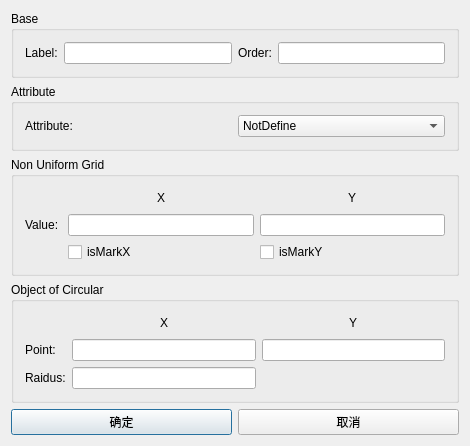
<?xml version="1.0" encoding="UTF-8"?>
<ui version="4.0">
 <class>Circular</class>
 <widget class="QDialog" name="Circular">
  <property name="geometry">
   <rect>
    <x>0</x>
    <y>0</y>
    <width>470</width>
    <height>381</height>
   </rect>
  </property>
  <property name="windowTitle">
   <string>Dialog</string>
  </property>
  <layout class="QGridLayout" name="gridLayout_3">
   <item row="0" column="0" colspan="2">
    <widget class="QGroupBox" name="groupBox">
     <property name="title">
      <string>Base</string>
     </property>
     <layout class="QHBoxLayout" name="horizontalLayout">
      <item>
       <widget class="QLabel" name="label">
        <property name="text">
         <string>Label:</string>
        </property>
       </widget>
      </item>
      <item>
       <widget class="QLineEdit" name="le_name"/>
      </item>
      <item>
       <widget class="QLabel" name="label_2">
        <property name="text">
         <string>Order:</string>
        </property>
       </widget>
      </item>
      <item>
       <widget class="QLineEdit" name="le_order"/>
      </item>
     </layout>
    </widget>
   </item>
   <item row="1" column="0" colspan="2">
    <widget class="QGroupBox" name="groupBox_2">
     <property name="title">
      <string>Attribute</string>
     </property>
     <layout class="QGridLayout" name="gridLayout_4">
      <item row="0" column="0">
       <widget class="QLabel" name="label_3">
        <property name="text">
         <string>Attribute:</string>
        </property>
       </widget>
      </item>
      <item row="0" column="1">
       <widget class="QComboBox" name="cb_attribute">
        <item>
         <property name="text">
          <string>NotDefine</string>
         </property>
        </item>
        <item>
         <property name="text">
          <string>Conductor</string>
         </property>
        </item>
        <item>
         <property name="text">
          <string>Custom</string>
         </property>
        </item>
        <item>
         <property name="text">
          <string>Void</string>
         </property>
        </item>
       </widget>
      </item>
      <item row="1" column="0" colspan="2">
       <layout class="QHBoxLayout" name="Layout_custom"/>
      </item>
     </layout>
    </widget>
   </item>
   <item row="2" column="0" colspan="2">
    <widget class="QGroupBox" name="groupBox_3">
     <property name="title">
      <string>Non Uniform Grid</string>
     </property>
     <layout class="QGridLayout" name="gridLayout">
      <item row="0" column="2">
       <widget class="QLabel" name="label_x">
        <property name="text">
         <string>X</string>
        </property>
       </widget>
      </item>
      <item row="1" column="0">
       <widget class="QLabel" name="label_4">
        <property name="text">
         <string>Value: </string>
        </property>
       </widget>
      </item>
      <item row="0" column="1">
       <spacer name="horizontalSpacer_2">
        <property name="orientation">
         <enum>Qt::Horizontal</enum>
        </property>
        <property name="sizeHint" stdset="0">
         <size>
          <width>40</width>
          <height>20</height>
         </size>
        </property>
       </spacer>
      </item>
      <item row="0" column="4">
       <spacer name="horizontalSpacer_3">
        <property name="orientation">
         <enum>Qt::Horizontal</enum>
        </property>
        <property name="sizeHint" stdset="0">
         <size>
          <width>40</width>
          <height>20</height>
         </size>
        </property>
       </spacer>
      </item>
      <item row="0" column="3">
       <spacer name="horizontalSpacer">
        <property name="orientation">
         <enum>Qt::Horizontal</enum>
        </property>
        <property name="sizeHint" stdset="0">
         <size>
          <width>40</width>
          <height>20</height>
         </size>
        </property>
       </spacer>
      </item>
      <item row="1" column="1" colspan="3">
       <widget class="QLineEdit" name="le_markx"/>
      </item>
      <item row="0" column="5">
       <widget class="QLabel" name="label_y">
        <property name="text">
         <string>Y</string>
        </property>
       </widget>
      </item>
      <item row="0" column="6">
       <spacer name="horizontalSpacer_4">
        <property name="orientation">
         <enum>Qt::Horizontal</enum>
        </property>
        <property name="sizeHint" stdset="0">
         <size>
          <width>40</width>
          <height>20</height>
         </size>
        </property>
       </spacer>
      </item>
      <item row="1" column="4" colspan="3">
       <widget class="QLineEdit" name="le_marky"/>
      </item>
      <item row="2" column="1" colspan="3">
       <widget class="QCheckBox" name="checkBox_isMarkX">
        <property name="text">
         <string>isMarkX</string>
        </property>
       </widget>
      </item>
      <item row="2" column="4" colspan="3">
       <widget class="QCheckBox" name="checkBox_isMarkY">
        <property name="text">
         <string>isMarkY</string>
        </property>
       </widget>
      </item>
     </layout>
    </widget>
   </item>
   <item row="3" column="0" colspan="2">
    <widget class="QGroupBox" name="groupBox_4">
     <property name="title">
      <string>Object of Circular</string>
     </property>
     <layout class="QGridLayout" name="gridLayout_2">
      <item row="1" column="0">
       <widget class="QLabel" name="label_7">
        <property name="text">
         <string>Point:</string>
        </property>
       </widget>
      </item>
      <item row="2" column="0">
       <widget class="QLabel" name="label_8">
        <property name="text">
         <string>Raidus:</string>
        </property>
       </widget>
      </item>
      <item row="1" column="4" colspan="3">
       <widget class="QLineEdit" name="le_point1_y"/>
      </item>
      <item row="0" column="2">
       <widget class="QLabel" name="label_9">
        <property name="text">
         <string>X</string>
        </property>
       </widget>
      </item>
      <item row="0" column="5">
       <widget class="QLabel" name="label_10">
        <property name="text">
         <string>Y</string>
        </property>
       </widget>
      </item>
      <item row="0" column="3">
       <spacer name="horizontalSpacer_5">
        <property name="orientation">
         <enum>Qt::Horizontal</enum>
        </property>
        <property name="sizeHint" stdset="0">
         <size>
          <width>40</width>
          <height>20</height>
         </size>
        </property>
       </spacer>
      </item>
      <item row="0" column="6">
       <spacer name="horizontalSpacer_7">
        <property name="orientation">
         <enum>Qt::Horizontal</enum>
        </property>
        <property name="sizeHint" stdset="0">
         <size>
          <width>40</width>
          <height>20</height>
         </size>
        </property>
       </spacer>
      </item>
      <item row="0" column="4">
       <spacer name="horizontalSpacer_6">
        <property name="orientation">
         <enum>Qt::Horizontal</enum>
        </property>
        <property name="sizeHint" stdset="0">
         <size>
          <width>40</width>
          <height>20</height>
         </size>
        </property>
       </spacer>
      </item>
      <item row="0" column="1">
       <spacer name="horizontalSpacer_9">
        <property name="orientation">
         <enum>Qt::Horizontal</enum>
        </property>
        <property name="sizeHint" stdset="0">
         <size>
          <width>40</width>
          <height>20</height>
         </size>
        </property>
       </spacer>
      </item>
      <item row="1" column="1" colspan="3">
       <widget class="QLineEdit" name="le_point1_x"/>
      </item>
      <item row="2" column="1" colspan="3">
       <widget class="QLineEdit" name="le_radius"/>
      </item>
     </layout>
    </widget>
   </item>
   <item row="4" column="0">
    <widget class="QPushButton" name="pb_ok">
     <property name="text">
      <string>确定</string>
     </property>
    </widget>
   </item>
   <item row="4" column="1">
    <widget class="QPushButton" name="pb_cancel">
     <property name="text">
      <string>取消</string>
     </property>
    </widget>
   </item>
  </layout>
 </widget>
 <layoutdefault spacing="6" margin="11"/>
 <resources/>
 <connections/>
</ui>
